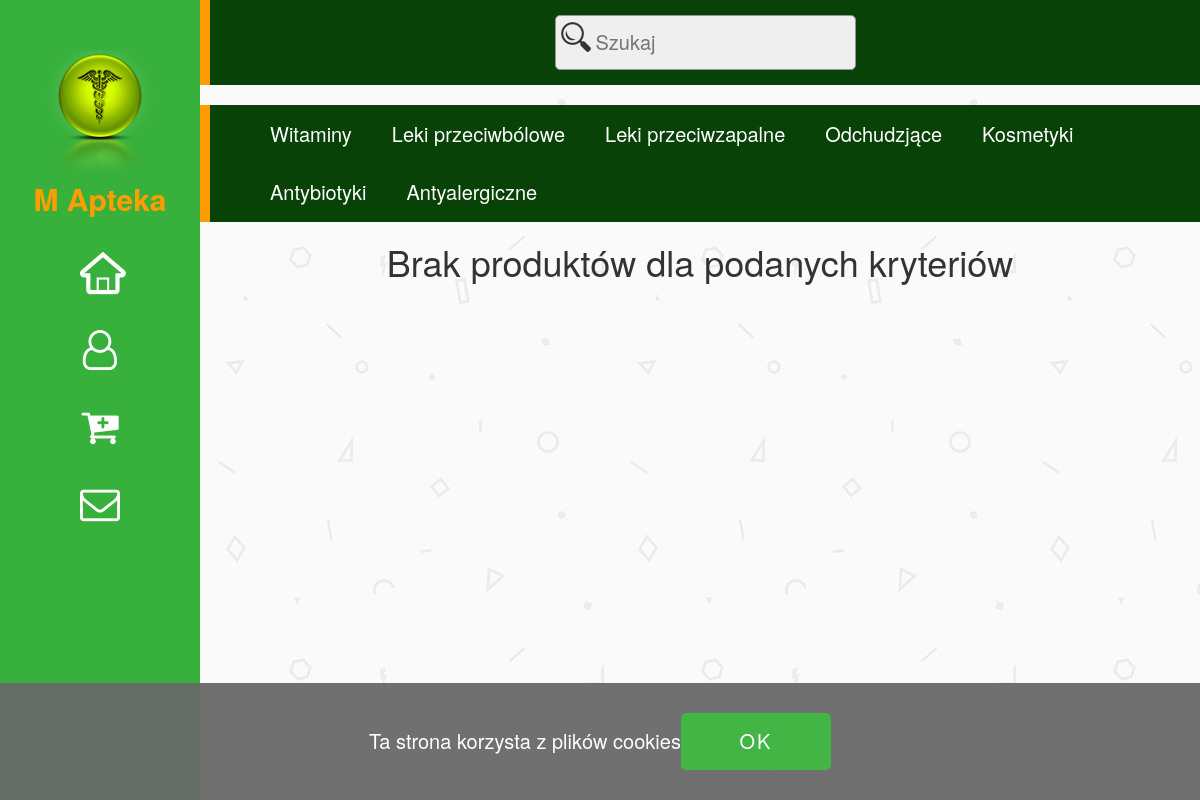
Screenshot of /search.php with the database file from the repository.
### tables this page shows
CREATE TABLE `kategorie` (
  `idKategorii` int(10) unsigned NOT NULL AUTO_INCREMENT,
  `nazwa` varchar(50) NOT NULL,
  PRIMARY KEY (`idKategorii`)
);

### search.php (the view, shortened to what this page needs)
<?php
require_once "connect.php";
$link=mysqli_connect($host, $db_user, $db_password, $db_name) or die ('<h2 style="color:dimgray;text-align:center;">Problem z połączeniem z bazą danych</h2>');
mysqli_query($link,"SET CHARSET utf8");
mysqli_query($link,"SET NAMES `utf8` COLLATE `utf8_polish_ci`");
$categories_q=mysqli_query($link,"SELECT * FROM Kategorie;");
if($categories_q)
{
    $categories_data="";
    while($row=mysqli_fetch_assoc($categories_q))
    {
        $categories_data.="<li><a href=\"category.php?category_id={$row['idKategorii']}\">{$row['nazwa']}</a></li>";
    }
}
$products_data="";
if(isset($_POST['search_input']) or isset($_GET['search']))
{
    if(isset($_POST['search_input']))
        $search=test_input($_POST['search_input'],$link);
    else
        $search=test_input($_GET['search'],$link);
    $all_products=mysqli_fetch_assoc(mysqli_query($link,"SELECT count(*) cnt FROM Produkty WHERE levenshtein(LOWER(nazwa),LOWER('$search')) < 3;"));
    if($all_products['cnt']>0)
    {
        $all_products=$all_products['cnt'];
        $on_page = 12;
        $nav_limit= 5;
        $all_pages=ceil($all_products/$on_page);
        if(isset($_GET['page_num']) and is_numeric($_GET['page_num']) and $_GET['page_num']<=$all_pages and $_GET['page_num']>0)
            if($_GET['page_num']<0 or $_GET['page_num']>$all_pages)
            {
                header("Location: search.php?page_num=1&search=".$search);
                mysqli_close();
                exit();
            }
            else
            {
                $page_num=$_GET['page_num'];
            }
        else
        {
            header("Location: search.php?page_num=1&search=".$search);
            mysqli_close();
            exit();
        }
        if($nav_limit>$all_pages)
            $nav_limit=$all_pages;
        if($page_num==1)
            $prev=1;
        elseif($page_num>1)
            $prev=$page_num-1;
        if($page_num<$all_pages)
            $next=$page_num+1;
        else
            $next=$all_pages;
        $limit = ($page_num - 1) * $on_page;
        $products=mysqli_query($link,"SELECT z.link,p.nazwa,p.idProduktu,p.ilosc,p.cena,levenshtein(LOWER(p.nazwa),LOWER('$search')) AS distance FROM Produkty p LEFT JOIN Zdjecia z ON z.idProduktu=p.idProduktu WHERE levenshtein(LOWER(p.nazwa),LOWER('$search')) < 3 ORDER BY distance ASC;");
        $order_id=0;
        while($row=mysqli_fetch_assoc($products))
        {
            if(empty($row['link']))
            $row['link']="products_images/tablets.png";
            $products_data.='<div class="col-sm-4 product">
            <div class="product_background">
                    <h3><a class="product_a" href="product.php?id='.$row['idProduktu'].'">Więcej informacji</a></h3>
                    <div id="qi'.$order_id.'" style="color:white">Dostępnych: '.$row['ilosc'].'.</div>
                    <div style="color:white">Cena: '.$row['cena'].' zł/szt</div>
                <input id="h'.$order_id.'" type="hidden" value="'.$row['idProduktu'].'">
                <div  style="min-width:80px;max-width:180px;margin-left:auto;margin-right:auto;">
                    <input class="form-control in" type="text" value=1 class="product_input" id="i'.$order_id.'">
                </div>
                <div >
                    <button type="button" class="btn btn-success btn-sm" style="margin-top:3px;" class="product_button" id="b'.$order_id++.'" onclick="basket(this.id)">Do koszyka</button>
                </div>
            </div>
            <img src="'.$row['link'].'" class="img-responsive" alt="zdjęcie produktu" style="width:100%;">
            <h4>'.$row['nazwa'].'</h4>
            </div>
            ';
        }
        $forstart = $page_num - floor($nav_limit/2);
        if($forstart <= 0){ $forstart = 1; }
        $forend = $forstart + $nav_limit;
        if($forend>$all_pages)
            $forend=$all_pages;
        $pagination_bar='<ul class="pagination"><li><a href="search.php?page_num='.$prev.'&search='.$search.'">&laquo;</a></li>';
        for($forstart;$forstart<=$forend;$forstart++)
        {
            if($forstart==$page_num)
                $pagination_bar.='<li><a class="active" href="search.php?page_num='.$forstart.'&search='.$search.'">'.$forstart.'</a></li>';
            else
                $pagination_bar.='<li><a href="search.php?page_num='.$forstart.'&search='.$search.'">'.$forstart.'</a></li>';
        }
        $pagination_bar.='<li><a href="search.php?page_num='.$next.'&search='.$search.'">&raquo;</a></li></ul>';
    }
    else
    {
        $products_data="<h1 style=\"text-align:center;\">BRAK WYNIKÓW WYSZUKIWANIA</h1>";
    }
}
else
{
    $products_data="<h1 style=\"text-align:center\">Brak produktów dla podanych kryteriów<h1>";
}
?>
<!DOCTYPE html>
<head lang="pl">
    <link rel="stylesheet" type="text/css" href="CSS/style.css">
    <link rel="stylesheet" type="text/css" href="fontello_css/fontello.css">
    <link rel="stylesheet" href="https://maxcdn.bootstrapcdn.com/bootstrap/3.3.7/css/bootstrap.min.css">
</head>
<body>
<div class="container-fluid">
<div class="row">
<div class="col-sm-2 menu_bar" style="position:fixed;padding:0;">
    <a href="index.php" id="a_logo">
        <div class="logo">
            <img class="img_logo" src="images/rsz_logo.png" alt="Logo Apteki"><br/>
                M Apteka
        </div>
    </a>
    <div class="menu_options">
        <a href="index.php" style="color:white; text-decoration:none;"><span data-title="Strona główna"><div class="icon-home-outline menu_option" id="home"></div></span></a>
        <span data-title="Twoje Konto"><a href="user.php" style="color:white; text-decoration:none;"><div class="icon-user-o menu_option" id="user" ></div></a></span>
        <span data-title="Koszyk"><a href="user_basket.php" style="color:white; text-decoration:none;"><div class="icon-cart-plus menu_option"></div></a></span>
        <span data-title="Kontakt"><a href="contact_us.php" style="color:white; text-decoration:none;"><div class="icon-mail menu_option" id="contact"></div></a></span>
    </div>
</div>
<div class="col-sm-10 col-sm-offset-2" >
    <div class="row search_bar">
        <div class="col-sm-3" style="padding:20px">
        </div>
        <div class="col-sm-6">
            <form method="POST" autocomplete="off" action="search.php">
                <input class="search_input" name="search_input" type="text" name="search" placeholder="Szukaj" >
            </form>
        </div>
        <div class="col-sm-3" style="padding-top:20px;">
        </div>
    </div>
    <div class="row categories" >
        <ul class="cat_inscription">
            <?php if(!empty($categories_data)) echo $categories_data;?>
        </ul>
    </div>
    <div class="row products">
        <div class="products">
            <?php
                if(isset($products_data)) echo $products_data;
            ?>
        </div>
    </div>
</div>
</div>
</div>
</body>
</html>

### CSS/style.css (style rules this page uses)
body { background-image:url("../images/geometry.png"); background-attachment: fixed; font-family: 'Lato', sans-serif; margin:0px; padding:0; width:100%; height:100%; overflow: scroll; }
body, html, .container-fluid { height: 100%; }
input[name=search_input],textarea { padding: 12px; background-color: #efefef; color: #565; border: 1px solid #909693; border-radius: 5px; font-size: 20px; margin-top: 10px; box-sizing: border-box; outline: none; }
input[type=number]#delivery_input, { min-width: 120px !important; width:120px; }
a { color:dimgray; text-decoration:none; }
html, body, .container-fluid, .row { height: 100%; }
.menu_bar { text-align: center; color:white; font-size:30px; height:100%; background-color: #38b13c; z-index: 100; }
#a_logo { text-decoration: none; color:white; }
.logo { overflow: visible; padding-top:50px; }
.menu_options { padding-top:10px; }
.menu_option { cursor: pointer; padding:10px; font-size:40px; }
[data-title] { position:relative; }
.search_bar { border-left:10px solid #ff9d00; text-align: center; background-color: #094207; box-sizing: border-box; }
input.search_input { background-image: url('../images/search.png'); margin-top:15px; margin-bottom:15px; background-position: 5px 6px; background-repeat: no-repeat; padding-left:40px; }
.categories { overflow: auto; text-align: center; background-color: #094207; border-left:10px solid #ff9d00; }
ul.cat_inscription { margin: auto; list-style-type: none; position:relative; color:white; font-size:20px; }
ul.cat_inscription li { text-align:center; margin:0px; float: left; }
ul.cat_inscription li a { min-width:110px; display:inline-block; padding:15px 20px; text-decoration: none; color:white; }
.products { position:relative; clear:both; margin:0px; overflow: hidden; }

### rows the page displays
kategorie: nazwa "Witaminy"
kategorie: nazwa "Leki przeciwbólowe"
kategorie: nazwa "Leki przeciwzapalne"
kategorie: nazwa "Odchudzjące"
kategorie: nazwa "Kosmetyki"
kategorie: nazwa "Antybiotyki"
kategorie: nazwa "Antyalergiczne"
